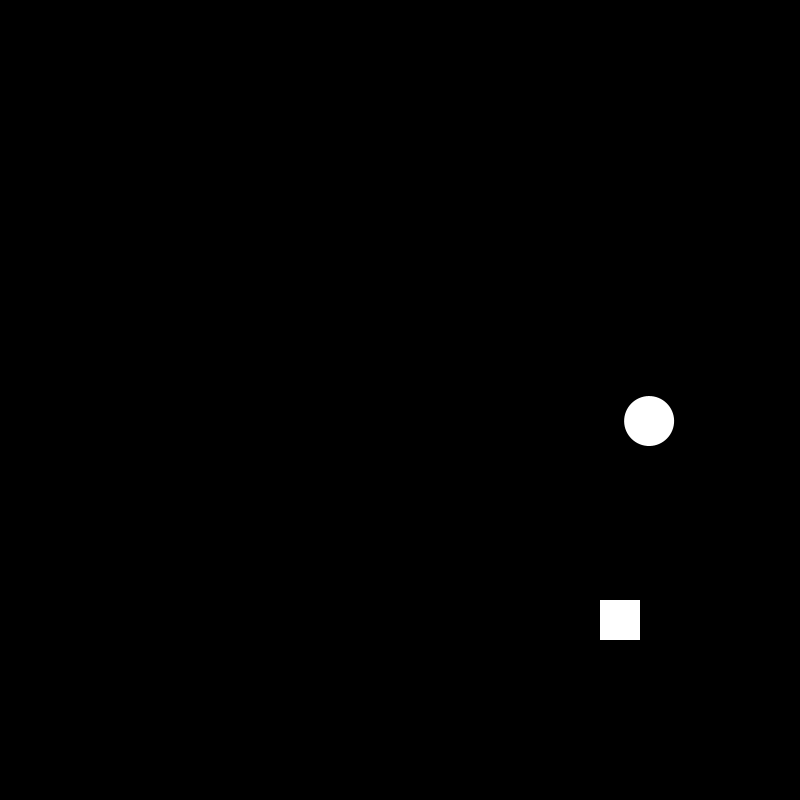
Frame 1 (no input)
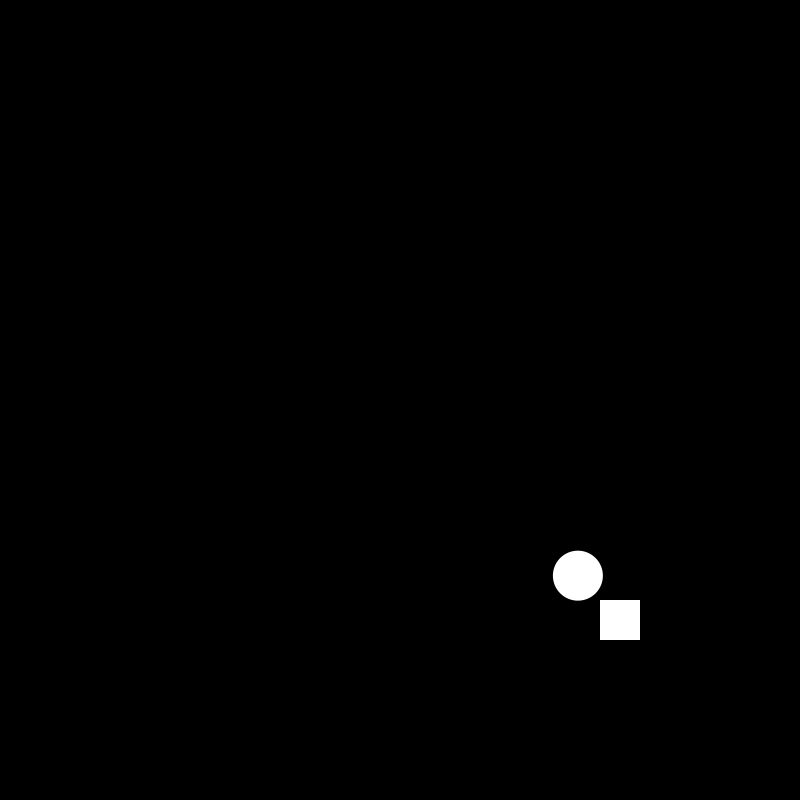
Frame 60 (the mouse pressed at the canvas centre just before this capture)
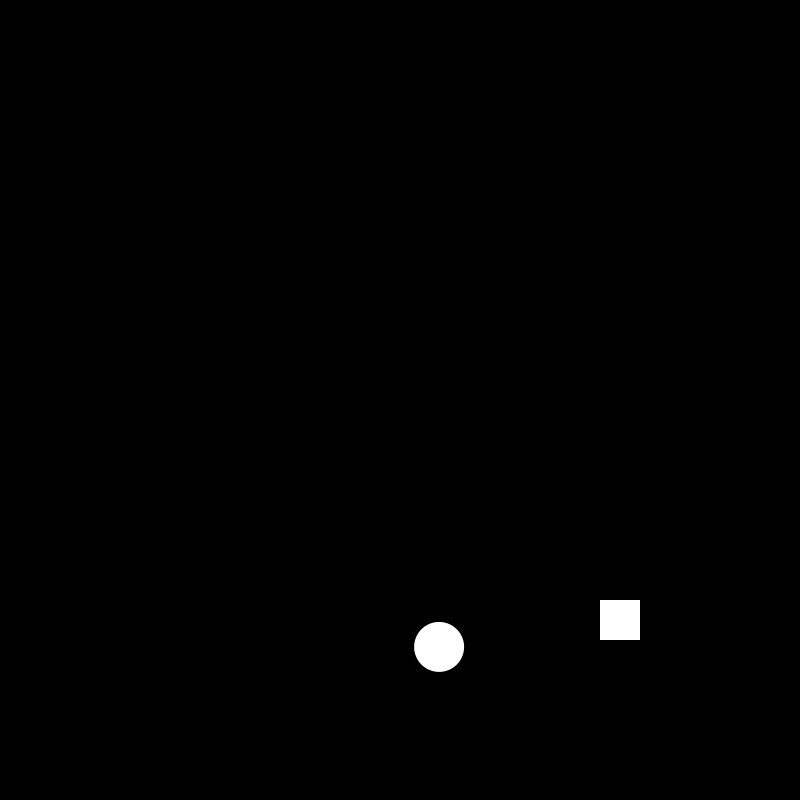
Frame 120 (the mouse held since frame 60 and released just before this capture)

The Processing sketch that drew these frames (run headless with seeded random() and noise(); from frame 60 on, the mouse is pressed at the canvas centre):

// Processing sketch: pushPopMatrix
// ── pushPopMatrix.pde
/*
    translate()이나 rotate()과 같이 
    좌표계를 조작하는 명령을 사용하게 되면,
    이후 그려지는 도형들은 변경된 좌표계위에 그려지게 되므로 골치아픈 일이 발생할 수 있다.

    pushMatrix(), popMatrix()는
    이렇게 변경된 좌표계가 이후에 영향을 받지 않도록 하는데 사용된다.

    pushMatrix()로 시작해서
    popMatrix()로 끝나는 사이 구간에서의 좌표계 변형은, 이 바깥에 영향을 미치지 못한다.

    조금더 엄밀히 말하면
    pushMatrix()는 현재의 좌표계 상태를 저장해두고,
    popMatrix()에서는, 이전에 저장되어있던 좌표계의 상태를 불러오게 된다.

*/

float angle;

void setup() {
    size(800, 800);
}

void draw() {
    background(0);
    
    angle = map(millis(), 0, 10*1000, 0, 360);
    
    // 
    pushMatrix();
    translate(width/2, height/2);    
    rotate(radians(angle));
    
    // 흰색에, 외곽선 없는 하얀 원을 그린다.
    fill(255);
    noStroke();
    ellipse(250, 0, 50, 50);
    popMatrix();
    // 
    

    // 아래의 rect는, translate()과 rotate()의 영향을 받지 않고,
    // pushMatrix()이전의 좌표계 상태에서 그려지게 된다.
    rect(600, 600, 40, 40);
    
    
}
